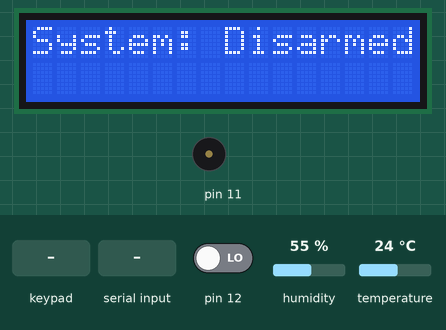
This sketch was run on a simulated Arduino Uno, built with avr-gcc and run on an emulated ATmega328P. On the bench: 16×2 character LCD, buzzer (waves = sounding). The inputs (shaded band) are chosen by the test bench; at power-on: pin 12 LOW, humidity 55 %, temperature 24 °C. What the sketch prints to the serial monitor is not drawn.

Above: at 1.2 s.
1.3 s: keypad keys 5 5 5 5 # pressed 0.4 s apart
At 4.2 s:
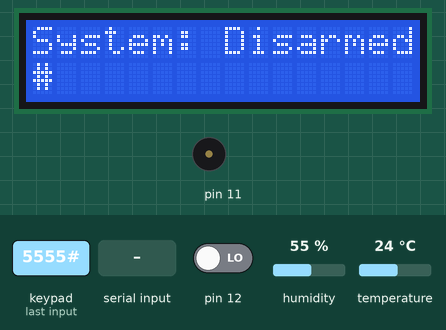
4.8 s: "1" received over the second serial link
At 6.0 s:
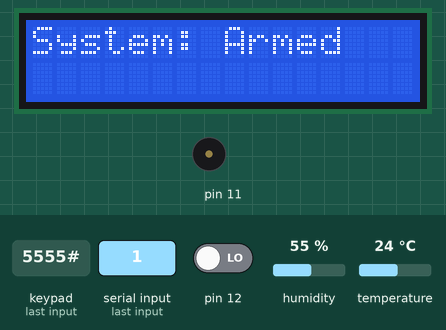
6.3 s: pin 12 driven HIGH
At 6.75 s:
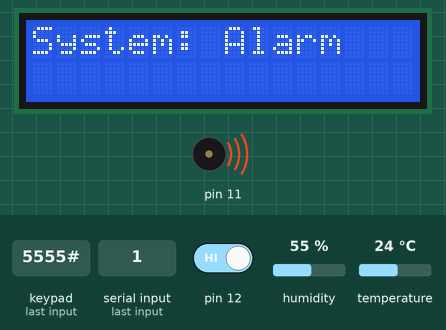
9.0 s: key '1' pressed
At 9.75 s:
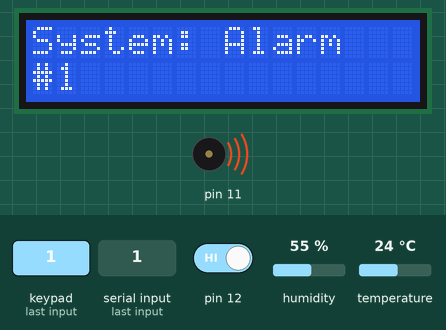
12.0 s: keypad keys 5 5 5 5 * pressed 0.4 s apart
At 14.4 s:
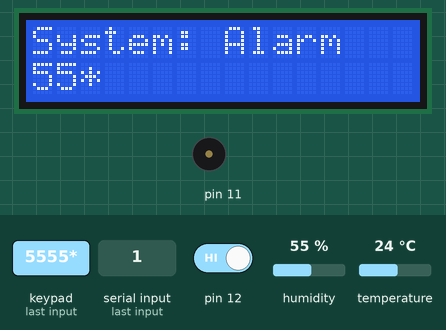
16.0 s: key 'A' pressed
At 16.76 s:
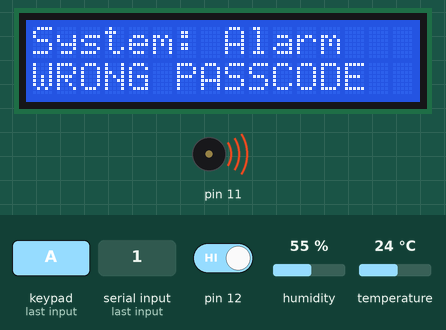
Timing chart, 0 to 20.5 s (numbered marks = the images above; inputs shaded):
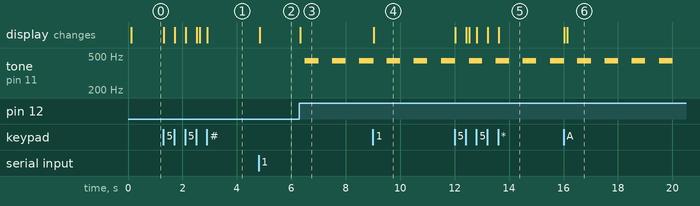

The sketch:

security_system.ino
```cpp
#include <dht.h>
#include <LiquidCrystal_I2C.h>
#include <Keypad.h>
#include <SoftwareSerial.h>

LiquidCrystal_I2C lcd(0x3F, 16, 2);

const byte ROWS = 4;
const byte COLS = 4;

char hexaKeys[ROWS][COLS] = {
  {'1', '2', '3', 'A'},
  {'4', '5', '6', 'B'},
  {'7', '8', '9', 'C'},
  {'*', '0', '#', 'D'}
};

byte rowPins[ROWS] = {9, 8, 7, 6};
byte colPins[COLS] = {5, 4, 3, 2};

Keypad keypad = Keypad(makeKeymap(hexaKeys), rowPins, colPins, ROWS, COLS);
char pass[4] = {'5', '5', '5', '5'};
char input[4] = {'0', '0', '0', '0'};
dht sensor;

SoftwareSerial esp32 = SoftwareSerial(A0, A1);

unsigned long prevMillis = 0;
int timer_count = 0;
bool armed, alarm;
enum Sys_States {Sys_Init, Sys_Disarmed, Sys_Armed, Sys_Alarm} Sys_State;
enum Keypad_States {Keypad_Init, Keypad_Idle, Keypad_1, Keypad_2, Keypad_3, Keypad_4} Keypad_State;
enum Alarm_States {Alarm_Init, Alarm_Off, Alarm_On_Pause, Alarm_On_Sound} Alarm_State;

void Sys_Tick() {
  switch (Sys_State) {
    case Sys_Init:
      Sys_State = Sys_Disarmed;
      Draw_Menu();
    case Sys_Disarmed:
      if (armed) {
        Sys_State = Sys_Armed;
        Draw_Menu();
        Serial.println("System is armed");
        esp32.println("System is armed");
      }
      break;
    case Sys_Armed:
      if (alarm) {
        Sys_State = Sys_Alarm;
        Draw_Menu();
        Serial.println("Alarm Sounded");
        esp32.println("Alarm Sounded");
      } else if (!armed) {
        Sys_State = Sys_Disarmed;
        Draw_Menu();
        Serial.println("System is disarmed");
        esp32.println("System is disarmed");
      }
      break;
    case Sys_Alarm:
      if (!armed) {
        Sys_State = Sys_Disarmed;
        Draw_Menu();
        Serial.println("System is disarmed, alarm stopped");
        esp32.println("System is disarmed, alarm stopped");
      }
      break;
  }
}

void Alarm_Tick() {
  switch (Alarm_State) {
    case Alarm_Init:
      Alarm_State = Alarm_Off;
      break;
    case Alarm_Off:
      if (alarm)
        Alarm_State = Alarm_On_Sound;
      break;
    case Alarm_On_Sound:
      if (alarm)
        Alarm_State = Alarm_On_Pause;
      else
        Alarm_State = Alarm_Off;
      break;
    case Alarm_On_Pause:
      if (alarm)
        Alarm_State = Alarm_On_Sound;
      else
        Alarm_State = Alarm_Off;
      break;
    default:
      Alarm_State = Alarm_Off;
  }

  switch (Alarm_State) {
    case Alarm_Off:
      noTone(11);
      break;
    case Alarm_On_Sound:
      tone(11, 440);
      break;
    case Alarm_On_Pause:
      noTone(11);
      break;
  }

}
void Keypad_Tick() {
  char key = keypad.getKey();
  switch (Keypad_State) {
    case Keypad_Init:
      Keypad_State = Keypad_Idle;
    case Keypad_Idle:
      if (key != NO_KEY) {
        Keypad_State = Keypad_1;
        Draw_Menu();
        lcd.print(key);
        input[0] = key;
      }
      break;
    case Keypad_1:
      if (key != NO_KEY) {
        Keypad_State = Keypad_2;
        Draw_Menu();
        lcd.print(input[0]);
        lcd.print(key);
        input[1] = key;
      }
      break;
    case Keypad_2:
      if (key != NO_KEY) {
        Keypad_State = Keypad_3;
        Draw_Menu();
        lcd.print(input[0]);
        lcd.print(input[1]);
        lcd.print(key);
        input[2] = key;
      }
      break;
    case Keypad_3:
      if (key != NO_KEY) {
        Keypad_State = Keypad_4;
        Draw_Menu();
        lcd.print(input[0]);
        lcd.print(input[1]);
        lcd.print(input[2]);
        lcd.print(key);
        input[3] = key;
      }
      break;
    case Keypad_4:
      Keypad_State = Keypad_Idle;
      lcd.clear();
      Draw_Menu();
      if (armed) {
        if (input[0] == pass[0] && input[1] == pass[1] && input[2] == pass[2] && input[3] == pass[3]) {
          armed = false;
        } else {
          lcd.print("WRONG PASSCODE");
        }
      } else {
        pass[0] = input[0];
        pass[1] = input[1];
        pass[2] = input[2];
        pass[3] = input[3];
        lcd.print("PASS CHANGED");
      }
      break;
  }
}

void Motion_Tick() {
  int motion_detected = digitalRead(12);
  if (motion_detected && armed) {
    alarm = true;
  } else if (!armed) {
    alarm = false;
  }
}

void Draw_Menu() {
  lcd.clear();
  if (alarm)
    lcd.print("System: Alarm");
  else if (armed)
    lcd.print("System: Armed");
  else
    lcd.print("System: Disarmed");
  lcd.setCursor(0, 1);
}

void Sensor_Tick() {
  sensor.read11(10);
  if (armed)
    esp32.println("System: Armed");
  else
    esp32.println("System: Disarmed");
  esp32.print("Humidity: ");
  esp32.print(sensor.humidity);
  esp32.println("%");
  esp32.print("Temperature: ");
  esp32.print(sensor.temperature);
  esp32.println(" deg C");
}

void ESP32_Tick() {
  if (esp32.available()) {
    char arm_command = esp32.read();
    armed = (arm_command == '1') ? true : false;
  }
}

void setup() {
  pinMode(12, INPUT);
  Serial.begin(9600);
  esp32.begin(9600);
  lcd.init();
  lcd.clear();
  lcd.backlight();
  Sys_State = Sys_Init;
  Keypad_State = Keypad_Init;
  armed = false;
  alarm = false;
}

void tick() {
  if (timer_count < 99)
    timer_count++;
  else
    timer_count = 0;

  ESP32_Tick();
  Keypad_Tick();
  Motion_Tick();
  Sys_Tick();

  if (timer_count % 5 == 0) {
    Alarm_Tick();
  }

  if (timer_count % 20 == 0) {
    Sensor_Tick();
  }
}
void loop() {
  unsigned int currMillis = millis();
  if (currMillis - prevMillis >= 100) {
    prevMillis = currMillis;
    tick();
  }
}
```

Measured:
- after the input at 1.3 s, the display: first changes at once (image 1 shows a later state)
- after the input at 4.8 s, the display: changes at once (image 2)
- after the input at 6.3 s, tone on pin 11: alternates 440 Hz for 0.50 s and silent for 0.50 s, starting after 0.20 s; the display: changes at once (image 3)
- after the input at 9.0 s, the display: changes at once (image 4)
- after the input at 12.0 s, the display: first changes at once (image 5 shows a later state)
- after the input at 16.0 s, the display: first changes at once (image 6 shows a later state)
